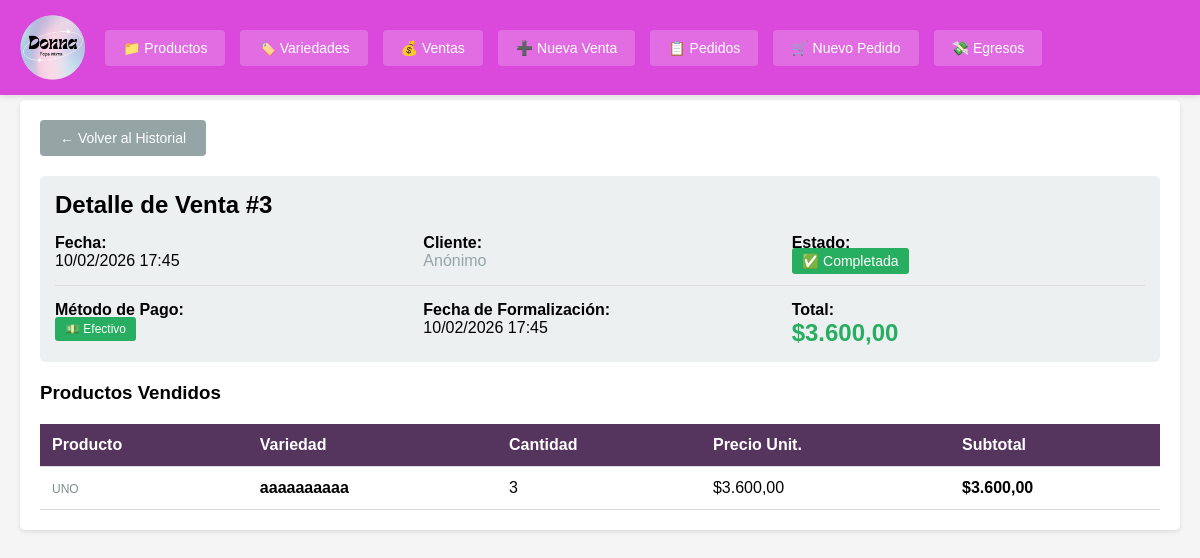
Page /index.php?c=venta&a=detalle&id=3 on the committed database.
### tables this page shows
CREATE TABLE ventas (
            id INTEGER PRIMARY KEY AUTOINCREMENT,
            total DECIMAL(10,2) NOT NULL,
            metodo_pago VARCHAR(20) NOT NULL,
            descuento_aplicado DECIMAL(10,2) DEFAULT 0,
            nombre_cliente VARCHAR(200),
            estado VARCHAR(20) DEFAULT 'completada',
            fecha DATETIME DEFAULT CURRENT_TIMESTAMP,
            fecha_formalizacion DATETIME
        );

CREATE TABLE venta_detalles (
            id INTEGER PRIMARY KEY AUTOINCREMENT,
            venta_id INTEGER NOT NULL,
            variedad_id INTEGER NOT NULL,
            cantidad INTEGER NOT NULL,
            precio_unitario DECIMAL(10,2) NOT NULL,
            descuento_unitario DECIMAL(10,2) DEFAULT 0,
            subtotal DECIMAL(10,2) NOT NULL,
            FOREIGN KEY (venta_id) REFERENCES ventas(id),
            FOREIGN KEY (variedad_id) REFERENCES variedades(id)
        );

CREATE TABLE productos_padre (
            id INTEGER PRIMARY KEY AUTOINCREMENT,
            nombre VARCHAR(200) NOT NULL,
            porcentaje_pack3_tarjeta DECIMAL(5,2) DEFAULT 100,
            porcentaje_pack3_efectivo DECIMAL(5,2) DEFAULT 80,
            porcentaje_unidad_tarjeta DECIMAL(5,2) DEFAULT 100,
            porcentaje_unidad_efectivo DECIMAL(5,2) DEFAULT 80,
            activo INTEGER DEFAULT 1,
            fecha_creacion DATETIME DEFAULT CURRENT_TIMESTAMP
        );

CREATE TABLE variedades (
            id INTEGER PRIMARY KEY AUTOINCREMENT,
            producto_padre_id INTEGER NOT NULL,
            nombre VARCHAR(200) NOT NULL,
            descripcion TEXT,
            precio_compra_total DECIMAL(10,2) NOT NULL,
            cantidad_comprada INTEGER NOT NULL,
            precio_costo_unitario DECIMAL(10,2) NOT NULL,
            precio_pack3_tarjeta DECIMAL(10,2) DEFAULT 0,
            precio_pack3_efectivo DECIMAL(10,2) DEFAULT 0,
            precio_unidad_tarjeta DECIMAL(10,2) DEFAULT 0,
            precio_unidad_efectivo DECIMAL(10,2) DEFAULT 0,
            precio_venta_unitario DECIMAL(10,2) NOT NULL,
            stock INTEGER DEFAULT 0,
            stock_minimo INTEGER DEFAULT 10,
            activo INTEGER DEFAULT 1,
            fecha_creacion DATETIME DEFAULT CURRENT_TIMESTAMP,
            unidades_por_pack INTEGER DEFAULT 3,
            FOREIGN KEY (producto_padre_id) REFERENCES productos_padre(id)
        );

### controllers/VentaController.php (called while the page is built, shortened)
<?php
class VentaController {
    private $ventaModel;
    public function __construct() {
        $this->ventaModel = new Venta();
    }
public function detalle($id) {
    $venta = $this->ventaModel->getById($id);
    $detalles = $this->ventaModel->getDetalles($id);
    $adelantos_registrados = 0;
    $saldo_restante = $venta['total'];
    $historial_adelantos = [];
    $this->render('ventas/detalle', [
        'venta' => $venta,
        'detalles' => $detalles,
        'adelantos_registrados' => $adelantos_registrados,
        'saldo_restante' => $saldo_restante,
        'historial_adelantos' => $historial_adelantos
    ]);
}
    private function render($view, $data = []) {
        extract($data);
        require BASE_PATH . '/views/' . $view . '.php';
        require BASE_PATH . '/views/layout.php';
    }
}
?>

### config/database.php (called while the page is built, shortened)
<?php
class Database {
    private static $instance = null;
    private $conn;
    private function __construct() {
        try {
            $this->conn = new PDO('sqlite:' . DB_PATH);
            $this->conn->setAttribute(PDO::ATTR_ERRMODE, PDO::ERRMODE_EXCEPTION);
            $this->conn->setAttribute(PDO::ATTR_DEFAULT_FETCH_MODE, PDO::FETCH_ASSOC);
        } catch(PDOException $e) {
            die("Error de conexión: " . $e->getMessage());
        }
    }
    public static function getInstance() {
        if (self::$instance === null) {
            self::$instance = new self();
        }
        return self::$instance;
    }
    public function getConnection() {
        return $this->conn;
    }
}
?>

### models/Venta.php (called while the page is built, shortened)
<?php
class Venta {
    private $db;
    public function __construct() {
        $this->db = Database::getInstance()->getConnection();
    }
    public function getById($id) {
        $stmt = $this->db->prepare("SELECT * FROM ventas WHERE id = ?");
        $stmt->execute([$id]);
        return $stmt->fetch();
    }
    public function getDetalles($venta_id) {
        $sql = "SELECT vd.*, v.nombre as variedad_nombre, p.nombre as producto_padre_nombre
                FROM venta_detalles vd
                JOIN variedades v ON vd.variedad_id = v.id
                JOIN productos_padre p ON v.producto_padre_id = p.id
                WHERE vd.venta_id = ?";
        $stmt = $this->db->prepare($sql);
        $stmt->execute([$venta_id]);
        return $stmt->fetchAll();
    }
}
?>

### helpers/FormatHelper.php (called while the page is built, shortened)
<?php
class FormatHelper {
    public static function precio($valor) {
        return '$' . number_format($valor, 2, ',', '.');
    }
}
?>

### views/ventas/detalle.php (the view, shortened to what this page needs)
<div style="margin-bottom: 20px;">
    <a href="index.php?c=venta&a=index" class="btn btn-secondary">← Volver al Historial</a>
</div>
<div class="card" style="margin-bottom: 20px;">
    <h2>Detalle de Venta #<?= $venta['id'] ?></h2>
    <div style="display: grid; grid-template-columns: repeat(3, 1fr); gap: 15px; margin-top: 15px;">
        <div>
            <strong>Fecha:</strong><br>
            <?= date('d/m/Y H:i', strtotime($venta['fecha'])) ?>
        </div>
        <div>
            <strong>Cliente:</strong><br>
            <?php if ($venta['nombre_cliente']): ?>
                <span style="font-size: 16px;">👤 <?= htmlspecialchars($venta['nombre_cliente']) ?></span>
            <?php else: ?>
                <span style="color: #95a5a6;">Anónimo</span>
            <?php endif; ?>
        </div>
        <div>
            <strong>Estado:</strong><br>
            <?php if ($venta['estado'] == 'completada'): ?>
                <span class="badge" style="background: #27ae60; font-size: 14px;">✅ Completada</span>
            <?php elseif ($venta['estado'] == 'preventa'): ?>
                <span class="badge" style="background: #f39c12; font-size: 14px;">⏳ Pre-venta</span>
            <?php else: ?>
                <span class="badge" style="background: #e74c3c; font-size: 14px;">❌ Cancelada</span>
            <?php endif; ?>
        </div>
    </div>
    <div style="display: grid; grid-template-columns: repeat(3, 1fr); gap: 15px; margin-top: 15px; padding-top: 15px; border-top: 1px solid #ddd;">
        <div>
            <strong>Método de Pago:</strong><br>
            <?php if ($venta['metodo_pago'] == 'efectivo'): ?>
                <span class="badge" style="background: #27ae60;">💵 Efectivo</span>
            <?php else: ?>
                <span class="badge" style="background: #3498db;">💳 Tarjeta</span>
            <?php endif; ?>
        </div>
        <?php if ($venta['fecha_formalizacion']): ?>
        <div>
            <strong>Fecha de Formalización:</strong><br>
            <?= date('d/m/Y H:i', strtotime($venta['fecha_formalizacion'])) ?>
        </div>
        <?php endif; ?>
        <div>
            <strong>Total:</strong><br>
            <span style="color: #27ae60; font-size: 24px; font-weight: bold;"><?= FormatHelper::precio($venta['total']) ?></span>
        </div>
    </div>
</div>
<h3 style="margin-bottom: 15px;">Productos Vendidos</h3>
<table>
    <thead>
        <tr>
            <th>Producto</th>
            <th>Variedad</th>
            <th>Cantidad</th>
            <th>Precio Unit.</th>
            <th>Subtotal</th>
        </tr>
    </thead>
    <tbody>
        <?php foreach ($detalles as $detalle): ?>
            <tr>
                <td>
                    <span style="color: #7f8c8d; font-size: 12px;"><?= htmlspecialchars($detalle['producto_padre_nombre']) ?></span>
                </td>
                <td><strong><?= htmlspecialchars($detalle['variedad_nombre']) ?></strong></td>
                <td><?= $detalle['cantidad'] ?></td>
                <td><?= FormatHelper::precio($detalle['precio_unitario']) ?></td>
                <td><strong><?= FormatHelper::precio($detalle['subtotal']) ?></strong></td>
            </tr>
        <?php endforeach; ?>
    </tbody>
</table>

### views/layout.php (style rules this page uses)
* { margin: 0; padding: 0; box-sizing: border-box; }
body { font-family: Arial, sans-serif; background: #f5f5f5; padding-top: 80px; }
.btn { display: inline-block; padding: 10px 20px; text-decoration: none; border-radius: 4px; cursor: pointer; border: none; font-size: 14px; }
.btn-secondary { background: #95a5a6; color: white; }
table { width: 100%; border-collapse: collapse; margin-top: 20px; }
table th, table td { padding: 12px; text-align: left; border-bottom: 1px solid #ddd; }
table th { background: #55345e; color: white; }
.badge { padding: 5px 10px; border-radius: 3px; font-size: 12px; color: white; }
.card { background: #ecf0f1; padding: 15px; border-radius: 5px; margin-bottom: 15px; }

### rows in the picture
ventas: id "3", fecha "10/02/2026 17:45", fecha_formalizacion "10/02/2026 17:45", total "$3.600,00"
venta_detalles: productos_padre.nombre "UNO", variedad.nombre "aaaaaaaaaa", cantidad "3", precio_unitario "$3.600,00", subtotal "$3.600,00"
